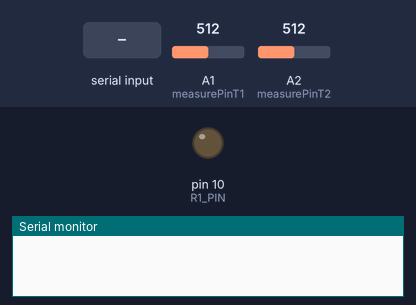
The sketch below on a simulated SparkFun Pro Micro, built with avr-gcc and run on an emulated ATmega32U4. Shown: output pins drawn as LEDs (lit = HIGH), the last lines printed to the serial monitor. The test bench sets the inputs (shaded band); at power-on: A1 (measurePinT1) = 512, A2 (measurePinT2) = 512.

Above: at 1.2 s.
1.3 s: "IDENTIFY\n" received over Serial
2.8 s: "R1_OPEN\n" received over Serial
At 3.4 s:
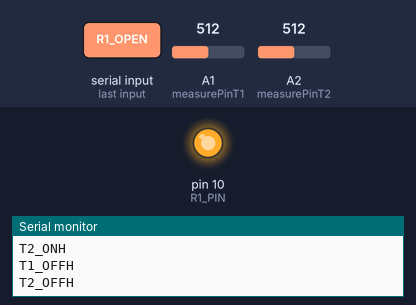
4.3 s: "R1_CLOSE\n" received over Serial
At 5.7 s:
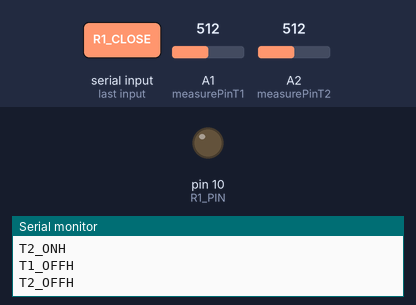
Timing chart, 0 to 7.3 s (numbered marks = the images above; inputs shaded):
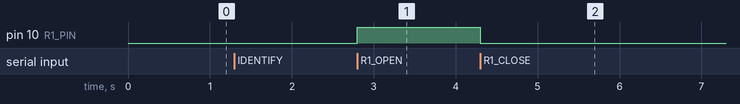

Measured:
- after the input at 2.8 s, pin 10 (R1_PIN): LOW → HIGH at once
- after the input at 4.3 s, pin 10 (R1_PIN): HIGH → LOW at once

The sketch:

20260122-proMicro.ino
```cpp
/*
THINGS THE PI SHOULD KNOW:
                                                                CODES IN SERIAL
MONITOR
  - When a phone goes OFF-HOOK                                  TX_OFFH
  - When a phone goes ON-HOOK                                   TX_ONH
  - When a phone DIALS a DIGIT (0-9)                            TX_N1   ...

Things the PI can do:
  - Connect/Disconnect the two phone lines via a relay          (R1_OPEN / R1_CLOSE)
*/

//--- PINS
const int R1_PIN = 10;
const int measurePinT1 = A1;
const int measurePinT2 = A2;

#define T1 0
#define T2 1

//--- CONFIG
const String DeviceName = "MAIN";

struct PhoneConfig {
  int pickupThreshold;
  int hangupThreshold;
  int timeout;
};

const PhoneConfig phoneConfigs[2] = {
    // pickupThreshold, hangupThreshold, timeout(ms)
    {150, 80, 600}, // T1
    {150, 80, 600}  // T2
};

//--- STATE & VARIABLES
struct PhoneState {
  bool isOffHook;
  int pulseCount;
  bool inPulse; // currently in a pulse break
  unsigned long lastPulseTime;
  bool isActuallyHangingUp; // distinguish pulse vs hangup
};

PhoneState phoneStates[2] = {
    // isOffHook, pulseCount, inPulse, lastPulseTime, isActuallyHangingUp
    {false, 0, false, 0, false}, // T1
    {false, 0, false, 0, false}  // T2
};

const int RelayStabilityPause =
    200; // Wait after connection before allowing break (ms)

//------------------------ SETUP ------------------------//
void setup() {
  Serial.begin(1000000);
  pinMode(R1_PIN, OUTPUT);
  digitalWrite(R1_PIN, LOW);
}

//--- STATE & VARIABLES
bool isConnected = false;

//------------------------ LOOP ------------------------//
void loop() {
  //--- 0. Handshake
  // If we haven't established a connection yet, wait for it.
  if (!isConnected) {
    while (!handshake()) {
      delay(100);
    }
    isConnected = true;
  }

  //--- 1. Check Serial Commands
  checkSerialCommands();

  //--- 2. Read the lines
  int valueT1 = analogRead(measurePinT1);
  int valueT2 = analogRead(measurePinT2);

  // Serial.print(valueT1);
  // Serial.print(" | ");
  // Serial.println(valueT2);

  //--- 3. Get all information from the lines
  // On/off hook state & dialed digits
  processLine(valueT1, T1);
  processLine(valueT2, T2);
}

//------------------------ Give handshake to the PI ------------------------//
bool handshake() {
  if (Serial.available() > 0) {
    String incoming = Serial.readStringUntil('\n');
    incoming.trim(); // Remove any whitespace/newlines

    // When the Pi asks "IDENTIFY", send back the name
    if (incoming == "IDENTIFY") {
      Serial.println(DeviceName);

      // and send the current state of the lines
      if (phoneStates[T1].isOffHook) {
        Serial.println("T1_OFFH");
      } else {
        Serial.println("T1_ONH");
      }
      if (phoneStates[T2].isOffHook) {
        Serial.println("T2_OFFH");
      } else {
        Serial.println("T2_ONH");
      }

      return true;
    }
  }

  return false;
}

//------------------------ LINE PROCESSING ------------------------//
void processLine(int value, int phoneID) {
  const PhoneConfig &config = phoneConfigs[phoneID];
  PhoneState &state = phoneStates[phoneID];

  // Off-Hook Detection
  if (!state.isOffHook && value > config.pickupThreshold) {
    state.isOffHook = true;
    state.pulseCount = 0;
    Serial.print("T");
    Serial.print(phoneID + 1);
    Serial.println("_OFFH");
  }

  // Dial & On-Hook Detection
  if (state.isOffHook) {
    // Detection of a pulse
    if (value < config.hangupThreshold && !state.inPulse) {
      state.inPulse = true;
      state.lastPulseTime = millis();
    }

    // Count the pulses
    else if (value > config.pickupThreshold && state.inPulse) {
      state.inPulse = false;
      state.pulseCount++;
      state.lastPulseTime = millis();
    }

    // Is the pulse a Digit or a Hang-up?
    if (millis() - state.lastPulseTime > config.timeout) {
      if (state.inPulse) // inPulse means the voltage is low -> doesn't go back
                         // up? => HANGUP
      {
        state.isOffHook = false;
        state.inPulse = false;
        state.pulseCount = 0;
        Serial.print("T");
        Serial.print(phoneID + 1);
        Serial.println("_ONH");
      } else if (state.pulseCount >
                 0) // Line stayed high & pulseCount > 0 -> DIGIT FINISHED
      {
        int digit = (state.pulseCount == 10) ? 0 : state.pulseCount;
        Serial.print("T");
        Serial.print(phoneID + 1);
        Serial.print("_N");
        Serial.println(digit);
        state.pulseCount = 0;
      }
    }
  }
}

//------------------------ SERIAL COMMANDS ------------------------//
void checkSerialCommands() {
  if (Serial.available() > 0) {
    String cmd = Serial.readStringUntil('\n');
    cmd.trim();

    // "R1_OPEN" = Open the channel / Connect the phones (Relay HIGH)
    if (cmd == "R1_OPEN") {
      digitalWrite(R1_PIN, HIGH);
    }
    // "R1_CLOSE" = Close the channel / Disconnect (Relay LOW)
    else if (cmd == "R1_CLOSE") {
      digitalWrite(R1_PIN, LOW);
    }
  }
}
```
